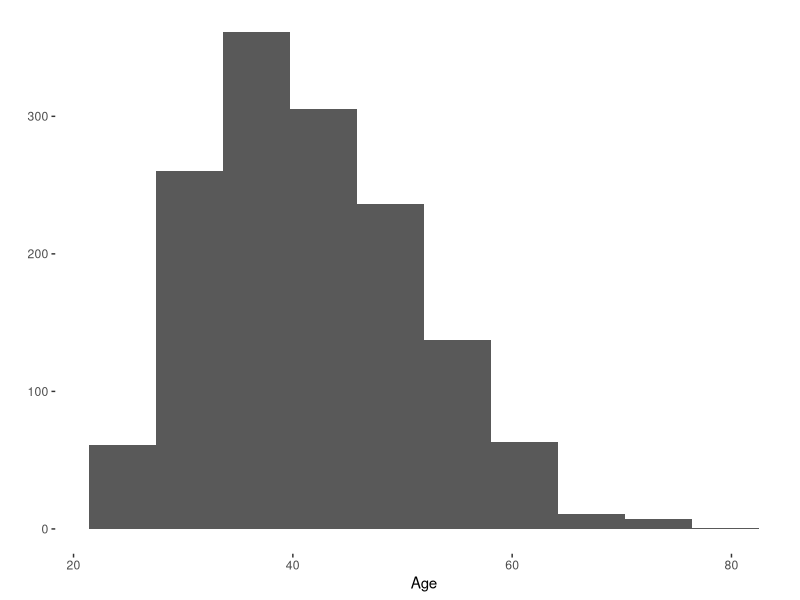
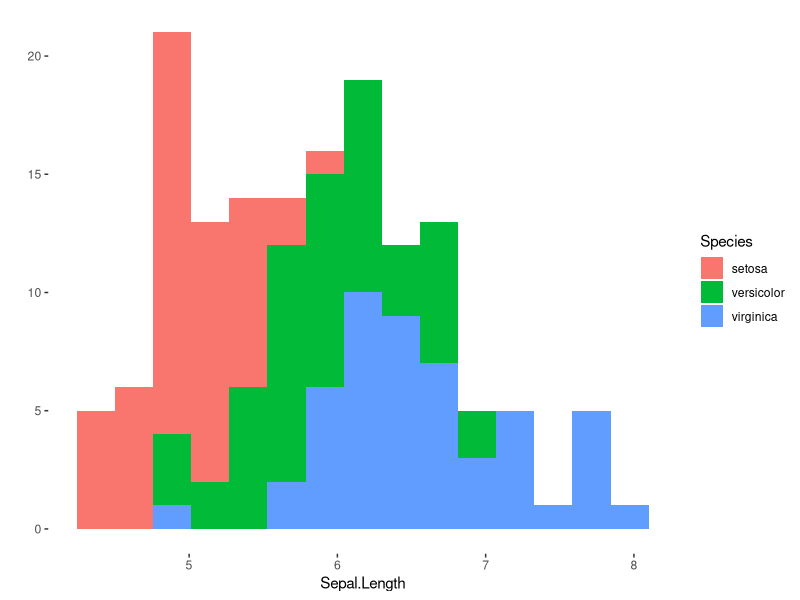

Write R code to recreate these figures, in order.
## ---- chunk 1
###########################################################################
################# DON'T DELETE THIS PART!!!!!##############################
###########################################################################
                                                                          #
knitr::opts_chunk$set(echo = TRUE, message = FALSE, warning = FALSE)      #
                                                                          #
library(tidyverse)           #The tidyverse has all of our data tools     #
library(ggthemes)            #ggthemes makes our graphs look nicer        #
library(kableExtra)                                                                          # 
theme_set(                                #this sets the theme for all    #
  theme_tufte() +                         #plots that we make             #
  theme(text=element_text(family="sans"))                                 #
  )                                                                       #
                                                                          #
                                                                          #
                                                                          #
### Below is where you read and store your data.                          #
                                                                          #
deathPenaltyData <- read_csv("death penalty data.csv")
                                                       

cirpdata <- read_csv("CIRP_DATA_2014_CLEAN.csv")                          #
                                                                          

                                                                          #
############# ^ ################################# ^ #######################
############# | ## DON'T DELETE THIS PART!!!!!### | #######################
############# | ################################# | #######################
## ---- chunk 2

qplot(Age, data=deathPenaltyData,
      bins=10)

summary(deathPenaltyData$Age)      #useful summary!


#summary(Age, data=deathPenaltyData)  #doesn't wokr!


sd(deathPenaltyData$Age)
IQR(deathPenaltyData$Age)

## ---- chunk 3
iris %>% head 



## ---- chunk 4
qplot(Sepal.Length,
      data=iris,
      bins=15,
      fill=Species,
      geom="histogram")

summary(iris$Sepal.Length) 
